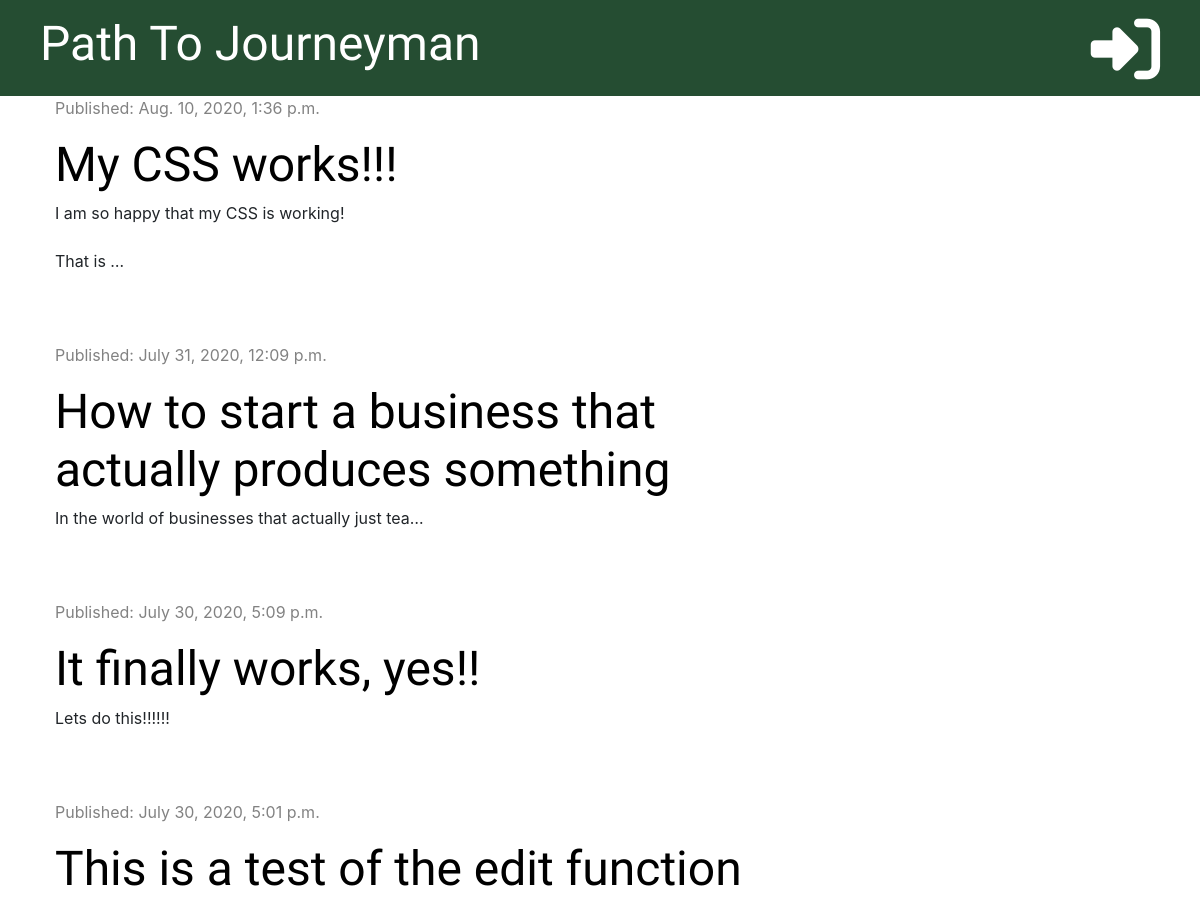
The app's page / (upper part), older data.
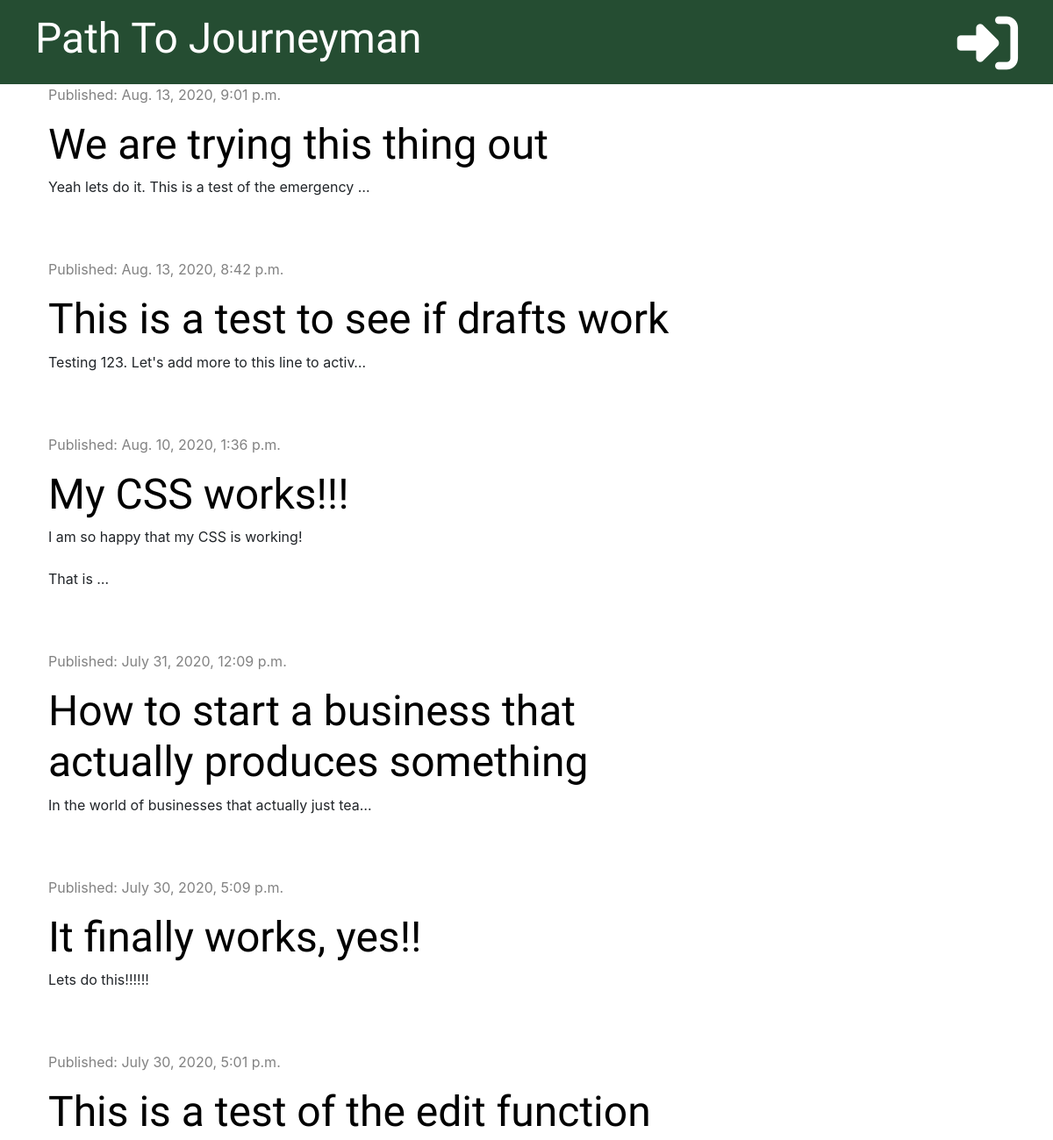
The same page, newer data.
### blog/models.py (models this page shows, shortened)
class Post(models.Model):
    author = models.ForeignKey('auth.User', on_delete=models.CASCADE)
    title = models.CharField(max_length=200)
    text = models.TextField()
    created_date = models.DateTimeField(default=timezone.now)
    published_date = models.DateTimeField(blank=True, null=True)

### blog/views.py (the view)
# urls.py: path('', views.post_list, name='post_list'),
def post_list(request):
    posts = Post.objects.filter(published_date__lte=timezone.now()).order_by('-published_date')
    stuff_for_frontend = {'posts': posts}
    return render(request, 'blog/post_list.html', stuff_for_frontend)

### blog/templates/blog/post_list.html (shortened to what this page needs)
{% extends 'blog/base.html' %}
{% block content %}
    {% for post in posts %}
        <div class="post">
            <div class="date">
                <p>Published: {{ post.published_date }}</p>
            </div>
            <h1><a href="{% url 'post_detail' pk=post.pk %}">{{ post.title }}</a></h1>
            <p>{{ post.text|truncatechars:50|linebreaksbr }}</p>
        </div>
    {% endfor %}
{% endblock %}

Row changes from the older to the newer data that the page shows:
added Post: published_date "Aug. 13, 2020, 9:01 p.m.", title "We are trying this thing out", text "Yeah lets do it. This is a test of the emergency …"
added Post: published_date "Aug. 13, 2020, 8:42 p.m.", title "This is a test to see if drafts work", text "Testing 123. Let's add more to this line to activ…"
